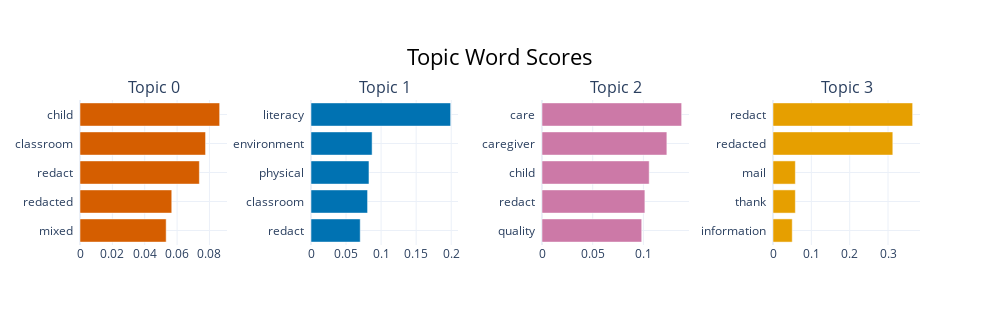

The cell this chart's notebook holds for it:
### Code cell
topic_model.visualize_barchart()

### Figure 1 — Plotly figure (JSON) as saved in the notebook; plotly's stock layout.template omitted (floating-point values rounded to 4 significant figures)
{"data": [{"marker": {"color": "#D55E00"}, "orientation": "h", "type": "bar", "x": [0.05325, 0.0567, 0.07377, 0.0776, 0.08631], "xaxis": "x", "y": ["mixed  ", "redacted  ", "redact  ", "classroom  ", "child  "], "yaxis": "y"}, {"marker": {"color": "#0072B2"}, "orientation": "h", "type": "bar", "x": [0.0702, 0.08068, 0.08268, 0.08716, 0.1992], "xaxis": "x2", "y": ["redact  ", "classroom  ", "physical  ", "environment  ", "literacy  "], "yaxis": "y2"}, {"marker": {"color": "#CC79A7"}, "orientation": "h", "type": "bar", "x": [0.09836, 0.1015, 0.1057, 0.1232, 0.1378], "xaxis": "x3", "y": ["quality  ", "redact  ", "child  ", "caregiver  ", "care  "], "yaxis": "y3"}, {"marker": {"color": "#E69F00"}, "orientation": "h", "type": "bar", "x": [0.05019, 0.05828, 0.05828, 0.3125, 0.3642], "xaxis": "x4", "y": ["information  ", "thank  ", "mail  ", "redacted  ", "redact  "], "yaxis": "y4"}], "layout": {"annotations": [{"font": {"size": 16}, "showarrow": false, "text": "Topic 0", "x": 0.0875, "xanchor": "center", "xref": "paper", "y": 1, "yanchor": "bottom", "yref": "paper"}, {"font": {"size": 16}, "showarrow": false, "text": "Topic 1", "x": 0.3625, "xanchor": "center", "xref": "paper", "y": 1, "yanchor": "bottom", "yref": "paper"}, {"font": {"size": 16}, "showarrow": false, "text": "Topic 2", "x": 0.6375, "xanchor": "center", "xref": "paper", "y": 1, "yanchor": "bottom", "yref": "paper"}, {"font": {"size": 16}, "showarrow": false, "text": "Topic 3", "x": 0.9125, "xanchor": "center", "xref": "paper", "y": 1, "yanchor": "bottom", "yref": "paper"}], "height": 325, "hoverlabel": {"bgcolor": "white", "font": {"family": "Rockwell", "size": 16}}, "showlegend": false, "title": {"font": {"color": "Black", "size": 22}, "text": "Topic Word Scores", "x": 0.5, "xanchor": "center", "yanchor": "top"}, "width": 1000, "xaxis": {"anchor": "y", "domain": [0, 0.175], "showgrid": true}, "xaxis2": {"anchor": "y2", "domain": [0.275, 0.45], "showgrid": true}, "xaxis3": {"anchor": "y3", "domain": [0.55, 0.725], "showgrid": true}, "xaxis4": {"anchor": "y4", "domain": [0.825, 1], "showgrid": true}, "yaxis": {"anchor": "x", "domain": [0, 1], "showgrid": true}, "yaxis2": {"anchor": "x2", "domain": [0, 1], "showgrid": true}, "yaxis3": {"anchor": "x3", "domain": [0, 1], "showgrid": true}, "yaxis4": {"anchor": "x4", "domain": [0, 1], "showgrid": true}}}
